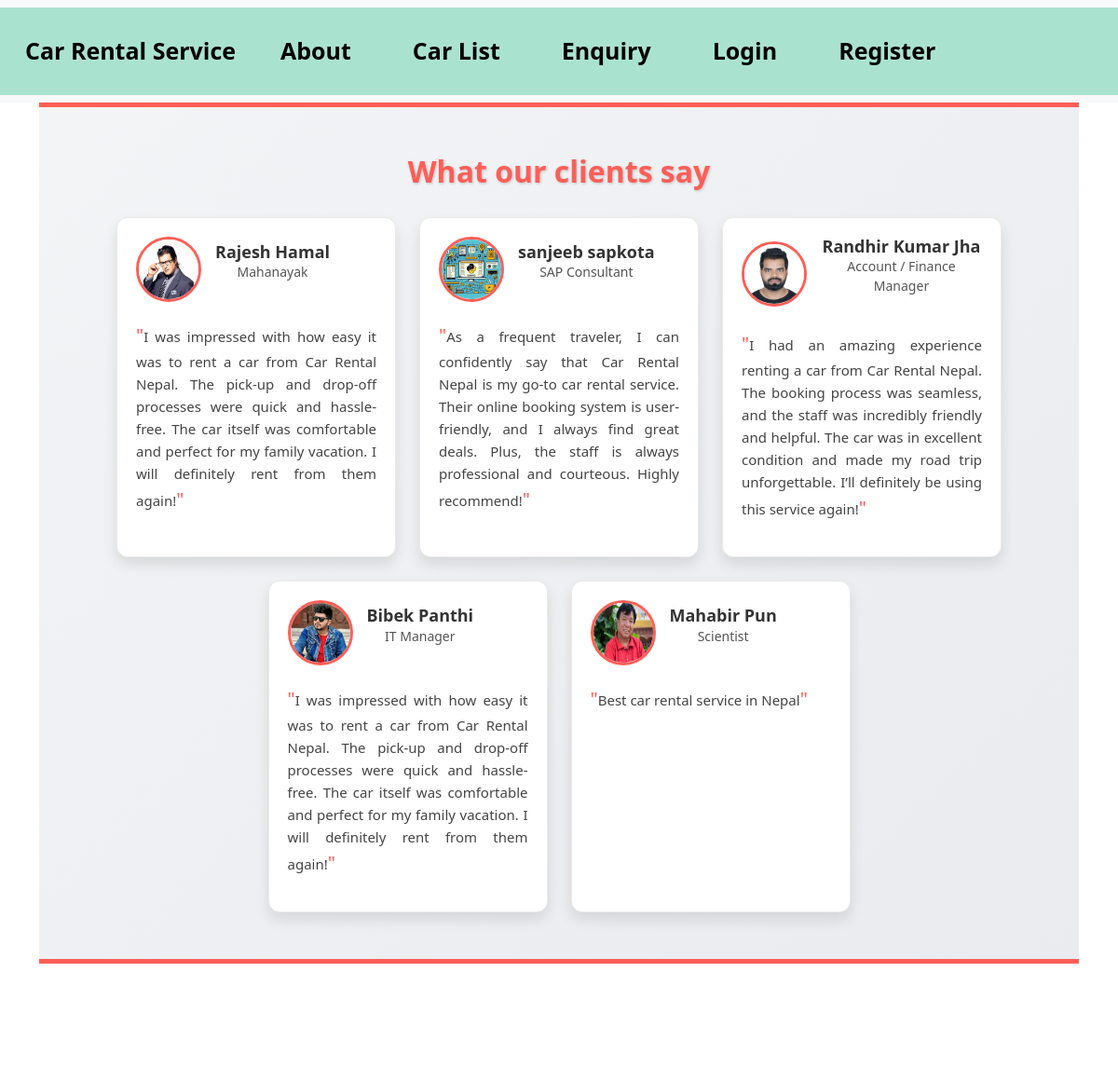
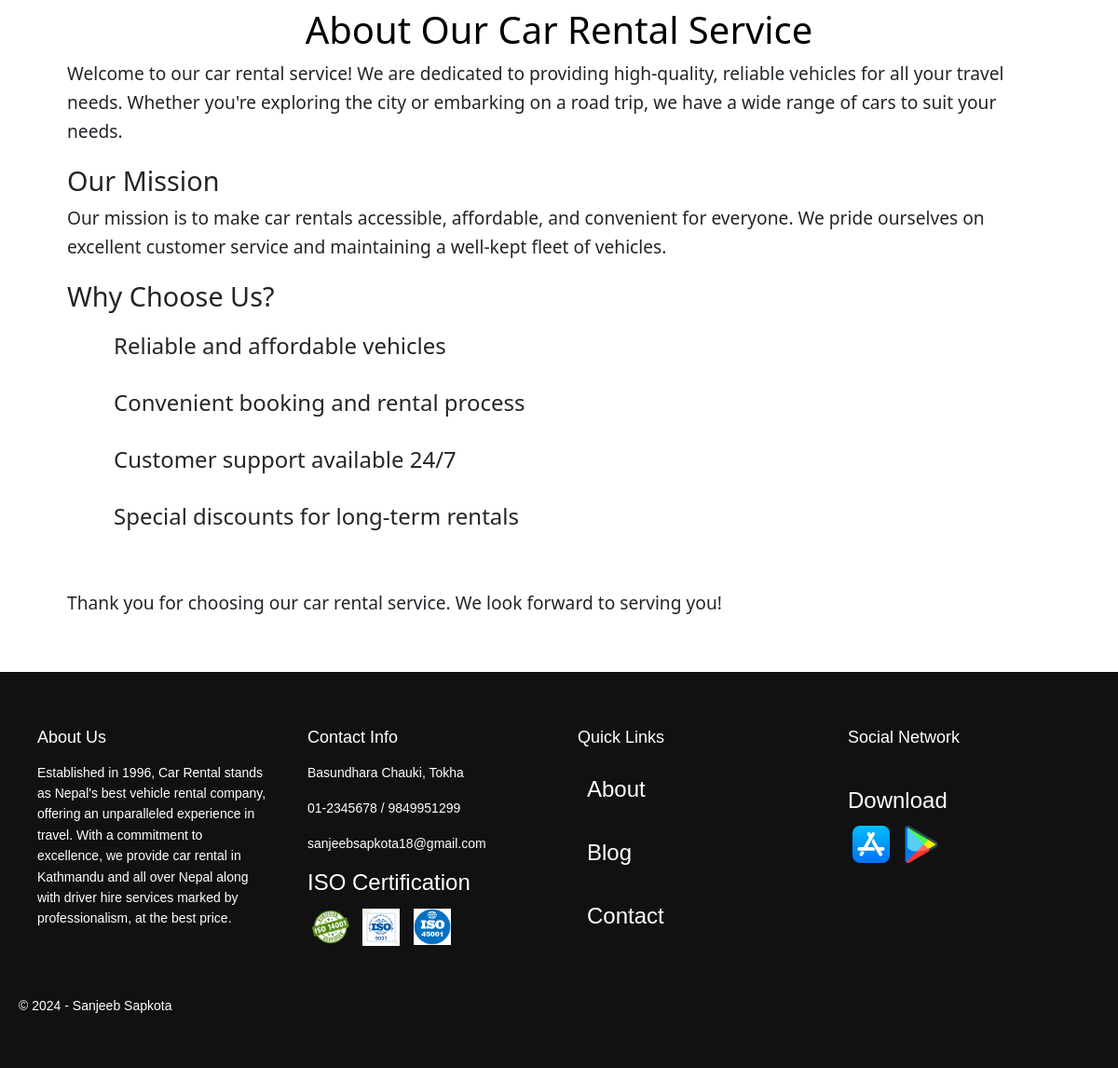
The page /about/ on the database its author committed (2 pictures, top to bottom).
### base/models.py (models this page shows, shortened)
class Testimonial(models.Model):
    name = models.CharField(max_length=100)
    designation = models.CharField(max_length=100)
    message = models.TextField()
    image = models.ImageField(upload_to='images/')

### base/views.py (the view)
# urls.py: path('about/', about, name='about'),
def about(request):
    testimonials = Testimonial.objects.all()
    return render(request, 'about.html', {'testimonials': testimonials})

### base/templates/about.html (shortened to what this page needs)
{% extends "base.html" %}
{% block content %}
<div class="about">
    <section class="testimonials">
        <h2>What our clients say</h2>
        <div class="testimonials-container">
            {% for testimonial in testimonials %}
                <div class="testimonial-card">
                    <div class="testimonial-header">
                        <img src="{{ testimonial.image.url }}" alt="{{ testimonial.name }}" class="testimonial-image">
                        <div class="testimonial-info">
                            <h3>{{ testimonial.name }}</h3>
                            <p class="designation">{{ testimonial.designation }}</p>
                        </div>
                    </div>
                    <p class="testimonial-message">{{ testimonial.message }}</p>
                </div>
            {% endfor %}
        </div>
    </section>
    <section class="about-content">
        <h1 class="about-title">About Our Car Rental Service</h1>
        <p class="about-description">
            Welcome to our car rental service! We are dedicated to providing high-quality, reliable vehicles for all your travel needs.
            Whether you're exploring the city or embarking on a road trip, we have a wide range of cars to suit your needs.
        </p>
        <h2 class="about-mission">Our Mission</h2>
        <p class="about-description">
            Our mission is to make car rentals accessible, affordable, and convenient for everyone. We pride ourselves on excellent customer
            service and maintaining a well-kept fleet of vehicles.
        </p>
        <h2 class="about-reasons">Why Choose Us?</h2>
        <ul class="about-benefits">
            <li>Reliable and affordable vehicles</li>
            <li>Convenient booking and rental process</li>
            <li>Customer support available 24/7</li>
            <li>Special discounts for long-term rentals</li>
        </ul>
        <p class="about-thank-you">
             Thank you for choosing our car rental service. We look forward to serving you!
        </p>
    </section>
</div>
{% endblock %}

### base/static/css/styles.css (style rules this page uses)
h1 { text-align: center; }
.about .testimonials { text-align: center; padding: 50px 20px; background: linear-gradient(135deg, #f3f4f6, #e9ebee); border-top: 5px solid #ff5e57; border-bottom: 5px solid #ff5e57; }
.testimonials h2 { font-size: 32px; margin-bottom: 30px; font-weight: bold; color: #ff5e57; text-shadow: 1px 1px 3px rgba(0, 0, 0, 0.2); }
.testimonials-container { display: flex; justify-content: center; flex-wrap: wrap; gap: 25px; }
.testimonial-card { background: white; box-shadow: 0 8px 15px rgba(0, 0, 0, 0.1); border-radius: 12px; overflow: hidden; padding: 20px; width: 300px; transition: transform 0.3s, box-shadow 0.3s; border: 1px solid #eaeaea; }
.testimonial-header { display: flex; align-items: center; margin-bottom: 20px; }
.testimonial-image { width: 70px; height: 70px; border-radius: 50%; margin-right: 15px; border: 3px solid #ff5e57; }
.testimonial-info h3 { margin: 0; font-size: 18px; font-weight: bold; color: #333; }
.testimonial-info .designation { font-size: 14px; color: #555; }
.testimonial-message { font-size: 15px; color: #444; line-height: 1.6; text-align: justify; }
.testimonial-message:before, .testimonial-message:after { content: '"'; font-size: 20px; color: #ff5e57; }
.about-content { padding: 30px; margin-top: 90px; }
.about-title { font-size: 2.5em; margin-bottom: 8px; color:black; }
.about-description,.about-thank-you { font-size: 1.2em; line-height: 1.6; }
.about-mission, .about-reasons { font-size: 1.8em; margin-top: 20px; }
.about-benefits { padding-left: 40px; }
.about-benefits li { margin: 5px 0; }
ul { list-style: none; padding: 0; color: #333; }
ul li { padding: 10px; margin: 10px 0; border-radius: 5px; font-size: 24px; color: #292424; text-align: left; }

### rows shown on the page
Testimonial: image (picture), name "Rajesh Hamal", designation "Mahanayak", message "I was impressed with how easy it was to rent a car from Car Rental Nepal. The pick-up and drop-off processes were quick and hassle-free. The car itself was comfortable and perfect for my family vacation. I will definitely rent from them again!"
Testimonial: image (picture), name "sanjeeb sapkota", designation "SAP Consultant", message "As a frequent traveler, I can confidently say that Car Rental Nepal is my go-to car rental service. Their online booking system is user-friendly, and I always find great deals. Plus, the staff is always professional and courteous. Highly recommend!"
Testimonial: image (picture), name "Randhir Kumar Jha", designation "Account / Finance Manager", message "I had an amazing experience renting a car from Car Rental Nepal. The booking process was seamless, and the staff was incredibly friendly and helpful. The car was in excellent condition and made my road trip unforgettable. I’ll definitely be using this service again!"
Testimonial: image (picture), name "Bibek Panthi", designation "IT Manager", message "I was impressed with how easy it was to rent a car from Car Rental Nepal. The pick-up and drop-off processes were quick and hassle-free. The car itself was comfortable and perfect for my family vacation. I will definitely rent from them again!"
Testimonial: image (picture), name "Mahabir Pun", designation "Scientist", message "Best car rental service in Nepal"
